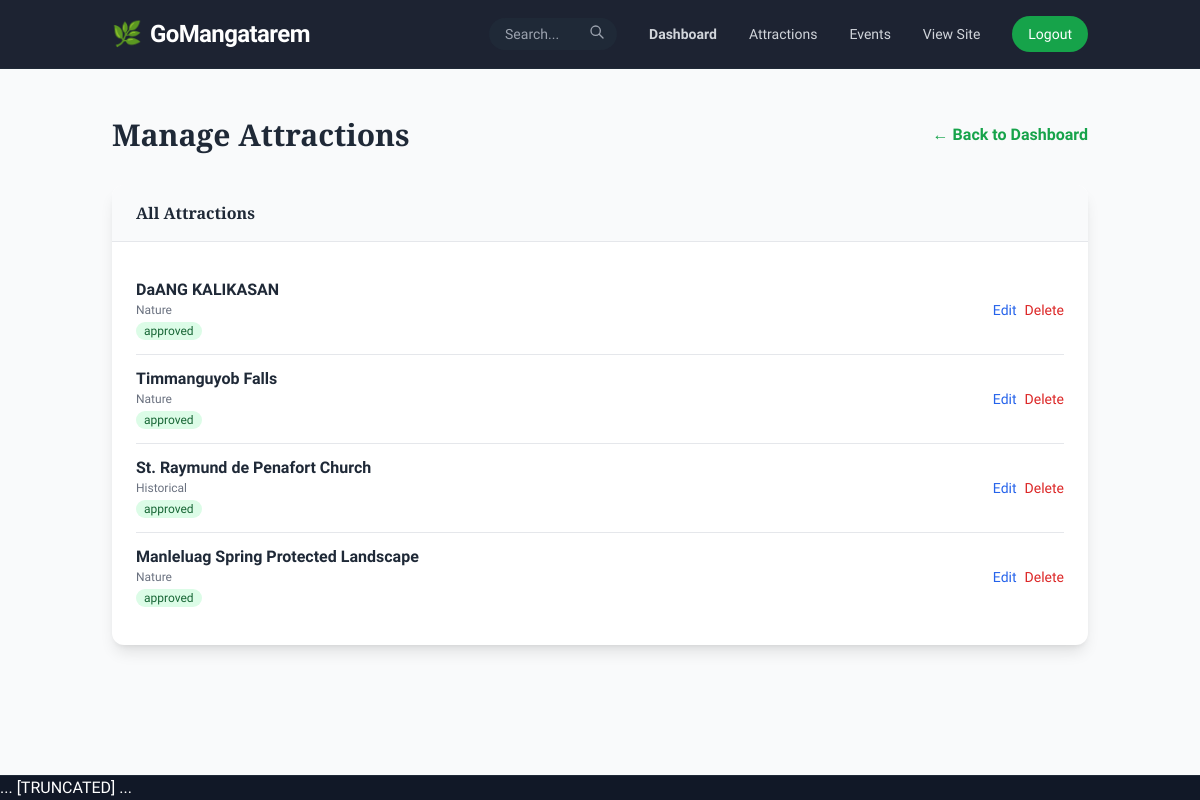
/admin/attractions (signed in), run on an earlier commit of the app's database.
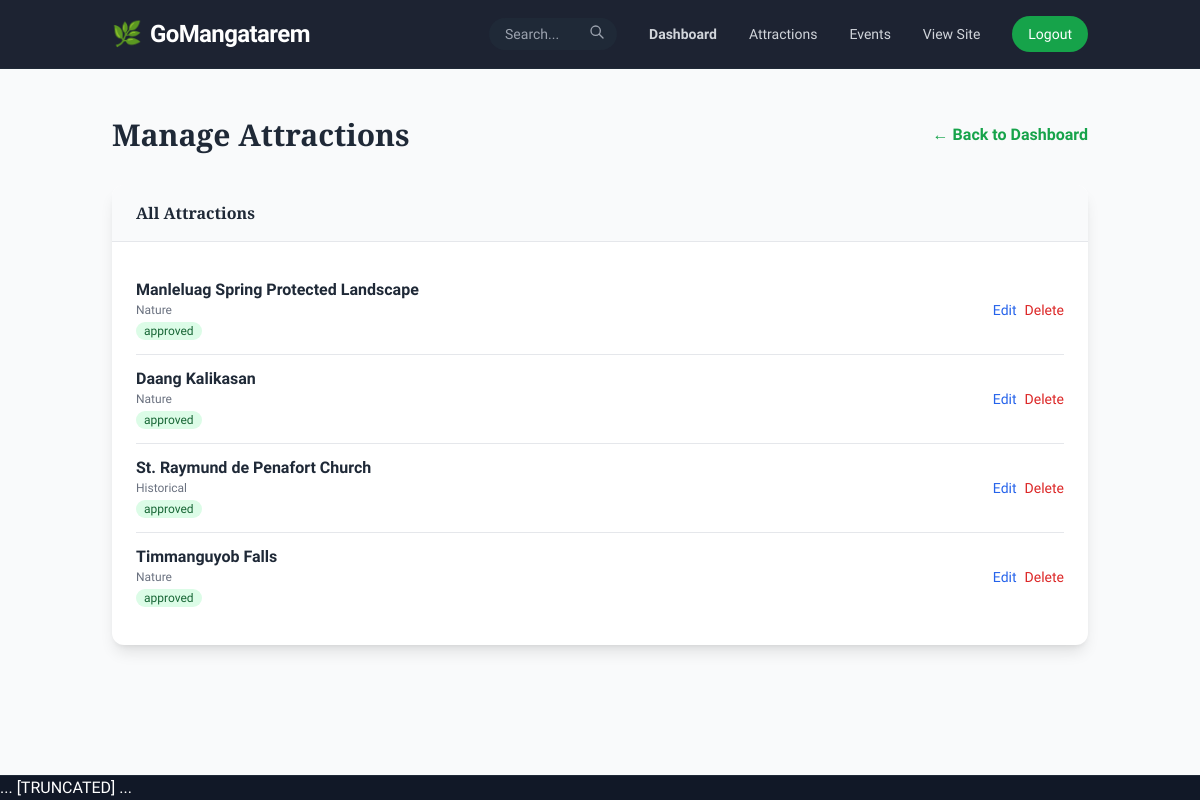
And on a later commit of the database.
### models.py (models this page shows)
class Attraction(db.Model):
    id = db.Column(db.Integer, primary_key=True)
    name = db.Column(db.String(100), nullable=False, index=True)
    description = db.Column(db.Text, nullable=False)
    category = db.Column(db.String(50), nullable=False, index=True) # Nature, Historical, Religious, etc.
    barangay = db.Column(db.String(100), nullable=True, index=True)
    lat = db.Column(db.Float, nullable=False)
    lng = db.Column(db.Float, nullable=False)
    image_url = db.Column(db.String(200), nullable=True)
    status = db.Column(db.String(20), default='pending', index=True) # 'pending', 'approved'
    user_id = db.Column(db.Integer, db.ForeignKey('user.id'), nullable=True, index=True)
    created_at = db.Column(db.DateTime, default=datetime.utcnow, index=True)

### routes/admin.py (the view)
@admin_bp.route("/attractions")
@login_required
def admin_attractions():
    print(f"[PROGRESSIVE LOG] [admin] > admin_attractions > ENTRY")
    logger.info("Admin attractions management page accessed")
    if current_user.role != "admin":
        print(f"[PROGRESSIVE LOG] [admin] > admin_attractions > ERROR: Access denied")
        flash("Access denied.")
        return redirect(url_for("public.index"))
    print(
        f"[PROGRESSIVE LOG] [admin] > admin_attractions > QUERY: Fetching all attractions"
    )
    pending_attractions = Attraction.query.filter_by(status="pending").all()
    all_attractions = Attraction.query.order_by(Attraction.created_at.desc()).all()
    print(
        f"[PROGRESSIVE LOG] [admin] > admin_attractions > SUCCESS: Loaded {len(all_attractions)} total, {len(pending_attractions)} pending"
    )
    logger.info(
        f"Attractions page loaded: {len(all_attractions)} total, {len(pending_attractions)} pending"
    )
    print(
        f"[PROGRESSIVE LOG] [admin] > admin_attractions > RENDER: Rendering admin/attractions.html"
    )
    return render_template(
        "admin/attractions.html",
        pending_attractions=pending_attractions,
        all_attractions=all_attractions,
    )

### app.py (called while the page is built)
@login_manager.user_loader
def load_user(user_id):
    return User.query.get(int(user_id))

@app.context_processor
def inject_config():
    return dict(config=app.config)

### templates/admin/attractions.html (shortened to what this page needs)
{% extends 'base.html' %}
{% block content %}
<div class="container mx-auto px-6 py-12">
    <div class="flex justify-between items-center mb-8">
        <h1 class="text-3xl font-bold text-gray-800">Manage Attractions</h1>
        <a href="{{ url_for('admin.admin_dashboard') }}" class="text-green-600 hover:text-green-800 font-semibold">
            &larr; Back to Dashboard
        </a>
    </div>
    <div class="bg-white rounded-xl shadow-lg overflow-hidden">
        <div class="bg-gray-50 px-6 py-4 border-b flex justify-between items-center">
            <h2 class="font-bold text-gray-800">All Attractions</h2>
        </div>
        <div class="p-6">
            <ul class="divide-y">
                {% for attraction in all_attractions %}
                <li class="py-3 flex justify-between items-center">
                    <div>
                        <span class="font-semibold text-gray-800">{{ attraction.name }}</span>
                        <span class="text-xs text-gray-500 block">{{ attraction.category }}</span>
                        <span
                            class="text-xs px-2 py-0.5 rounded-full {{ 'bg-green-100 text-green-800' if attraction.status == 'approved' else 'bg-yellow-100 text-yellow-800' }}">
                            {{ attraction.status }}
                        </span>
                    </div>
                    <div class="flex gap-2 text-sm">
                        <a href="{{ url_for('admin.edit_attraction', id=attraction.id) }}"
                            class="text-blue-600 hover:underline">Edit</a>
                        <button onclick="confirmDelete('{{ url_for('admin.delete_attraction', id=attraction.id) }}')"
                            class="text-red-600 hover:underline">Delete</button>
                    </div>
                </li>
                {% else %}
                <li class="text-gray-500 text-center py-2">No attractions found.</li>
                {% endfor %}
            </ul>
        </div>
    </div>
</div>
{% endblock %}

### templates/base.html (shortened to what this page needs)
<!DOCTYPE html>
<html lang="en">
<head>
    <link rel="stylesheet" href="{{ url_for('static', filename='css/main.css') }}">
    <link rel="stylesheet" href="{{ url_for('static', filename='css/style.css') }}">
</head>
<body class="bg-gray-50 text-gray-800 flex flex-col {% block body_height %}min-h-screen{% endblock %}">
    {% block navbar %}
    <nav class="bg-gray-900/95 backdrop-blur-md border-b border-gray-800 sticky top-0 z-50 transition-all duration-300">
        <div class="container mx-auto px-6 py-4">
            <div class="flex justify-between items-center">
                <a href="{{ url_for('public.index') }}"
                    class="text-2xl font-bold text-white flex items-center gap-2 group">
                    <span
                        class="transform group-hover:rotate-12 transition-transform duration-300 text-green-500">🌿</span>
                    <span class="tracking-tight">GoMangatarem</span>
                </a>
                <div class="hidden md:flex space-x-8 items-center text-sm font-medium text-gray-300">
                    <form action="{{ url_for('public.search') }}" method="GET" class="relative group">
                        <input type="text" name="q" placeholder="Search..."
                            class="bg-gray-800 text-gray-300 text-sm rounded-full px-4 py-1.5 focus:outline-none focus:ring-2 focus:ring-green-500 w-32 focus:w-48 transition-all duration-300">
                        <button type="submit" class="absolute right-3 top-1.5 text-gray-400 hover:text-white">
                            <svg class="w-4 h-4" fill="none" stroke="currentColor" viewBox="0 0 24 24">
                                <path stroke-linecap="round" stroke-linejoin="round" stroke-width="2"
                                    d="M21 21l-6-6m2-5a7 7 0 11-14 0 7 7 0 0114 0z"></path>
                            </svg>
                        </button>
                    </form>
                    {% if current_user.is_authenticated %}
                    {% if current_user.role == 'admin' %}
                    {% include 'includes/admin_nav.html' %}
                    {% elif current_user.role == 'contributor' %}
                    {% include 'includes/barangay_nav.html' %}
                    {% else %}
                    {% include 'includes/user_nav.html' %}
                    {% endif %}
                    {% else %}
                    {% include 'includes/guest_nav.html' %}
                    {% endif %}
                </div>
            </div>
        </div>
    </nav>
    {% endblock %}
    <main class="flex-grow">
        {% block content %}{% endblock %}
    </main>
    {% block footer %}
    <footer class="bg-gray-900 text-white pt-24 pb-12 border-t border-gray-800">
        ... [TRUNCATED] ...
    </footer>
    {% endblock %}
</body>
</html>

### templates/includes/admin_nav.html
<a href="{{ url_for('admin.admin_dashboard') }}"
    class="dashboard-link hover:text-green-600 transition font-semibold">Dashboard</a>
<a href="{{ url_for('admin.admin_attractions') }}" class="hover:text-green-600 transition">Attractions</a>
<a href="{{ url_for('admin.admin_events') }}" class="hover:text-green-600 transition">Events</a>
<a href="{{ url_for('public.index') }}" class="hover:text-green-600 transition">View Site</a>
<a href="{{ url_for('auth.logout') }}"
    class="bg-green-600 text-white px-4 py-2 rounded-full hover:bg-green-700 transition text-sm">Logout</a>

### static/css/style.css (style rules this page uses)
:root { --font-heading: 'Playfair Display', serif; --font-body: 'Plus Jakarta Sans', system-ui, sans-serif; --font-accent: 'Lora', serif; }
html { overflow-x: hidden; scroll-behavior: smooth; font-family: var(--font-body); }
body { overflow-x: hidden; width: 100%; max-width: 100vw; font-family: var(--font-body); }
h1, h2, h3, h4, h5, h6, .font-heading { font-family: var(--font-heading); }

What changed in the data, as far as the page shows it:
removed Attraction: name "DaANG KALIKASAN", category "Nature", status "approved"
changed Attraction "Manleluag Spring Protected Landscape": moves up the list
added Attraction: name "Daang Kalikasan", category "Nature", status "approved"
changed Attraction "St. Raymund de Penafort Church": moves down the list
